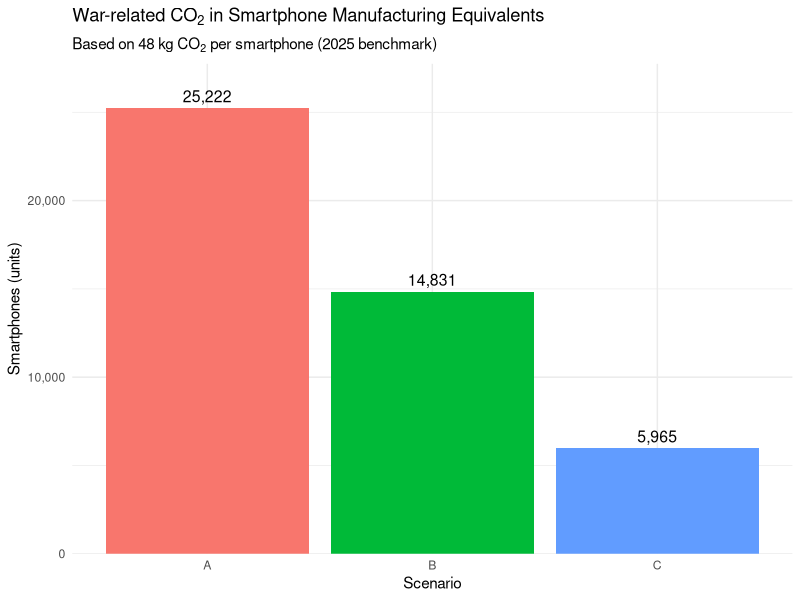

This figure's R source:
library(ggplot2)
library(scales)
library(dplyr)

# Load CSV
df <- read.csv("outputs/mc_summary_by_day.csv")

# Summarise
df_summary <- df %>%
  group_by(scenario) %>%
  summarise(total_kgCO2 = sum(med))

# Benchmark
co2_per_phone <- 48  # kg CO2 per smartphone

# Calculate smartphones equivalent
df_summary$smartphones_equiv <- df_summary$total_kgCO2 / co2_per_phone

# Create plot
p_phones <- ggplot(df_summary, aes(x = scenario, y = smartphones_equiv, fill = scenario)) +
  geom_bar(stat = "identity") +
  geom_text(aes(label = comma(round(smartphones_equiv, 0))), 
            vjust = -0.5, size = 4) +
  labs(
    title = expression("War-related CO"[2]*" in Smartphone Manufacturing Equivalents"),
    subtitle = expression("Based on 48 kg CO"[2]*" per smartphone (2025 benchmark)"),
    x = "Scenario",
    y = "Smartphones (units)"
  ) +
  scale_y_continuous(labels = comma, expand = expansion(mult = c(0, 0.1))) +
  theme_minimal() +
  theme(legend.position = "none")

# Save plot for poster
ggsave("plots/smartphones_equivalent.png", plot = p_phones, width = 10, height = 6, dpi = 300)